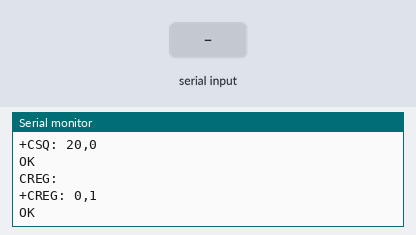
Bench run of a sketch on a simulated ESP32. Shown: the last lines printed to the serial monitor. The test bench sets the inputs (shaded band). The modem accepts every AT command (registered, SIM ready, sends succeed) and sends nothing else.

Above: at 4.2 s.
4.3 s: "1" received over the second serial link
At 4.46 s:
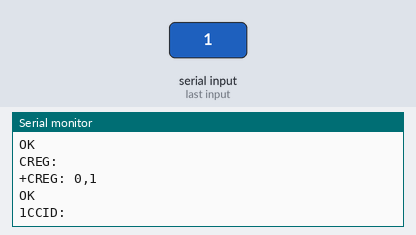
5.8 s: "0" received over the second serial link
At 5.96 s:
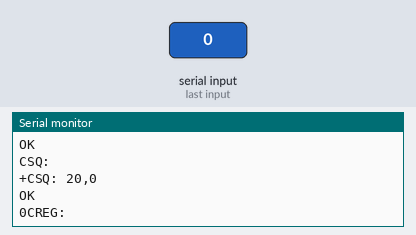
7.3 s: "2" received over the second serial link
At 7.46 s:
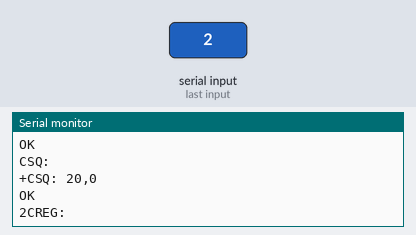

Measured:
- after the input at 4.3 s, the serial monitor: prints a new line at once (image 1)
- after the input at 5.8 s, the serial monitor: prints a new line at once (image 2)
- after the input at 7.3 s, the serial monitor: prints a new line at once (image 3)

The sketch:

SIM800LSinSIM.ino
```cpp
// Sin tarjeta SIM, solo podemos porbar la comunicación entre el SIM800L y el ESP32, para saber que está funcionando y bien alimentado
#include <HardwareSerial.h>

HardwareSerial sim800(2);
#define RXD2 16
#define TXD2 17 // pines TX y RX
#define INTERVALO_TOTAL 3000 // En este tiempo se ejecuta toda la acción
#define INTERVALO_COMANDO 500 // Separación de tiempo entre cada acción

unsigned long ultimoCambio = 0;
unsigned long ultimoComando = 0;
int estado = 0; // Variables de control de las distintas acciones

void setup() {
  Serial.begin(115200);
  sim800.begin(9600, SERIAL_8N1, RXD2, TXD2);
  delay(3000); // Tiempo de arranque del módulo
  sim800.println("AT");
}

void loop() {
  while (sim800.available()) {
    Serial.write(sim800.read());
  }

  if (millis() - ultimoCambio >= INTERVALO_TOTAL) {
    ultimoCambio = millis();
    estado = 0;
  }

  if (millis() - ultimoComando >= INTERVALO_COMANDO) {
    ultimoComando = millis();
    switch (estado) {
      case 0:
        Serial.println("AT:");
        sim800.println("AT");
        break;

      case 1:
        Serial.println("CSQ:");
        sim800.println("AT+CSQ");
        break;

      case 2:
        Serial.println("CREG:");
        sim800.println("AT+CREG?");
        break;

      case 3:
        Serial.println("CCID:");
        sim800.println("AT+CCID");
        break;
    }
    estado++;
    if (estado > 3) {
      estado = 0;
    }
  }
}

// Cada caso representa 1 de las 4 mensajes posibles que puede devolver el SIM800L, chequeamos todos para asegurar que todo funciones
```
